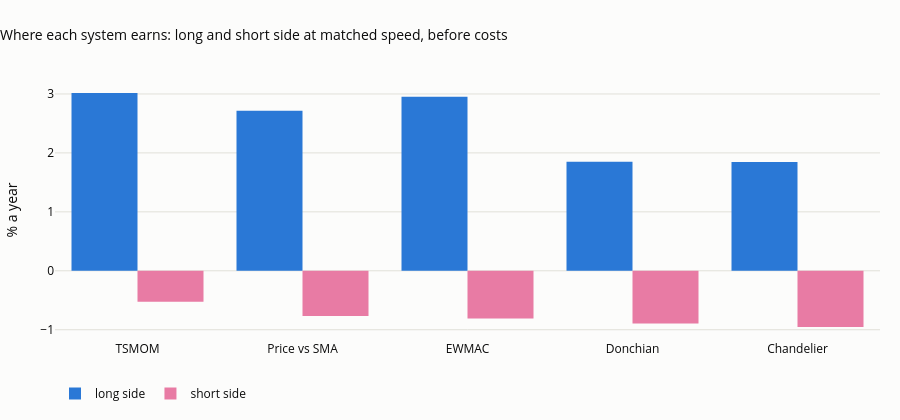

Notebook code cell kept with this figure:
### Code cell
side = {}
for f, n in MATCH.items():
    v = V[(f, n)]; lng = (v["gross_a"].where(v["pos"].shift(1) > 0, 0)).mean(axis=1); sht = (v["gross_a"].where(v["pos"].shift(1) < 0, 0)).mean(axis=1)
    side[f] = {"long side, % a year": 100 * 252 * lng.mean(), "short side, % a year": 100 * 252 * sht.mean(),
               "Sharpe long side": sharpe(lng), "Sharpe short side": sharpe(sht)}
T42 = pd.DataFrame(side).T
display(T42.round(2))
fig = go.Figure()
fig.add_bar(x=T42.index, y=T42["long side, % a year"], name="long side", marker_color=SERIES[0])
fig.add_bar(x=T42.index, y=T42["short side, % a year"], name="short side", marker_color=SERIES[3])
fig.update_layout(barmode="group", title="Where each system earns: long and short side at matched speed, before costs", yaxis_title="% a year",
                  height=420, width=900, margin=dict(t=80), legend=dict(orientation="h", y=-0.15, x=0))
save_figure(fig, "07_06_sides", FIG)
fig

### Figure 1 — Plotly figure (JSON) as saved in the notebook; plotly's stock layout.template omitted (floating-point values rounded to 4 significant figures)
{"data": [{"marker": {"color": "#2a78d6"}, "name": "long side", "type": "bar", "x": ["TSMOM", "Price vs SMA", "EWMAC", "Donchian", "Chandelier"], "y": [3.016, 2.716, 2.954, 1.848, 1.846]}, {"marker": {"color": "#e87ba4"}, "name": "short side", "type": "bar", "x": ["TSMOM", "Price vs SMA", "EWMAC", "Donchian", "Chandelier"], "y": [-0.5257, -0.7673, -0.8093, -0.8962, -0.9536]}], "layout": {"barmode": "group", "height": 420, "legend": {"orientation": "h", "x": 0, "y": -0.15}, "margin": {"t": 80}, "title": {"text": "Where each system earns: long and short side at matched speed, before costs"}, "width": 900, "yaxis": {"title": {"text": "% a year"}}}}
